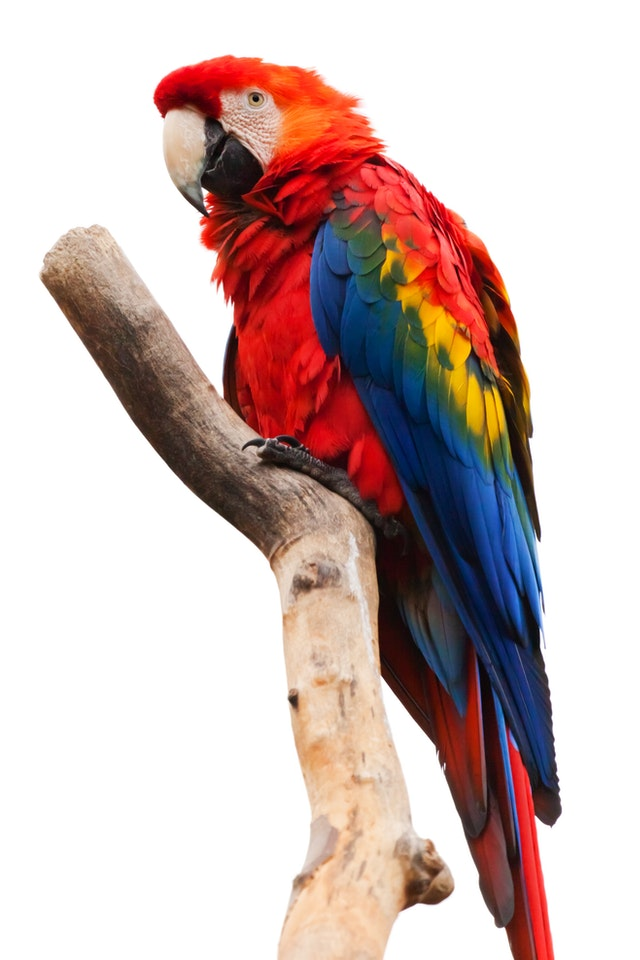
#> input picture 06 - opencv/source/bahan/burung.jpg, 640 x 960 px, given in place of the camera
$ python '10 - colorPicker.py'
#> lines starting #> are read from the running program, lines starting #| are printed output that depends on the picture; after the words box and inside, x2 and y2 are one past the last pixel; in counts of white or black regions, pixels touching at a corner belong together
import cv2
import numpy as np
frameWidth = 320
frameHeight = 240
cap = cv2.VideoCapture(0)
cap.set(2, frameWidth)
cap.set(4, frameHeight)

def ubah_frame(frame, percent=75):
    width = int(frame.shape[1] * percent/ 100)
    height = int(frame.shape[0] * percent/ 100)
    dim = (width, height)
    return cv2.resize(frame, dim, interpolation =cv2.INTER_AREA)

def empty(a):
    pass

cv2.namedWindow("HSV")
cv2.resizeWindow("HSV", 640, 240)
cv2.createTrackbar("HUE Min", "HSV", 0, 179, empty)
#> slider 'HUE Min' is set to 35
cv2.createTrackbar("HUE Max", "HSV", 179, 179, empty)
cv2.createTrackbar("SAT Min", "HSV", 0, 255, empty)
#> slider 'SAT Min' is set to 51
cv2.createTrackbar("SAT Max", "HSV", 255, 255, empty)
cv2.createTrackbar("VALUE Min", "HSV", 0, 255, empty)
#> slider 'VALUE Min' is set to 51
cv2.createTrackbar("VALUE Max", "HSV", 255, 255, empty)

while True:
    success, img = cap.read()
#> img is the input picture: shape (960, 640, 3); mean B, G, R 183.8, 186.5, 206.9
    frame65 = ubah_frame(img, percent=65)
    imgHsv = cv2.cvtColor(frame65, cv2.COLOR_BGR2HSV)
#> imgHsv: shape (624, 416, 3); mean H, S, V 23.5, 59.8, 212.2
    h_min = cv2.getTrackbarPos("HUE Min", "HSV")
    h_max = cv2.getTrackbarPos("HUE Max", "HSV")
    s_min = cv2.getTrackbarPos("SAT Min", "HSV")
    s_max = cv2.getTrackbarPos("SAT Max", "HSV")
    v_min = cv2.getTrackbarPos("VALUE Min", "HSV")
    v_max = cv2.getTrackbarPos("VALUE Max", "HSV")
    print(h_min)
    lower = np.array([h_min, s_min, v_min])
    upper = np.array([h_max, s_max, v_max])
    mask = cv2.inRange(imgHsv, lower, upper)
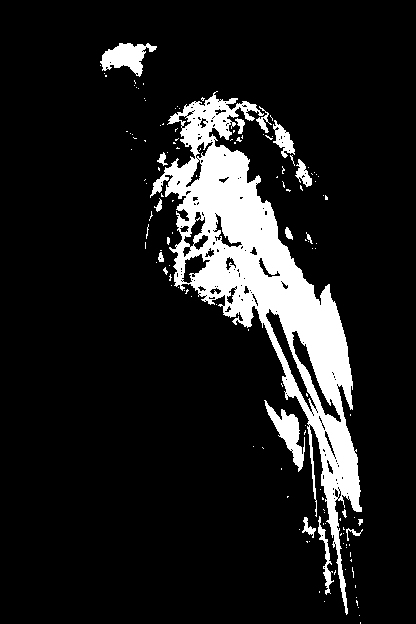
#> mask: shape (624, 416); 11.7% white; 136 white regions (117 under 20 px), largest, box (x1, y1, x2, y2) and area: (150, 91, 362, 615) 26199, (100, 43, 157, 77) 1006, (264, 400, 305, 472) 986
    result = cv2.bitwise_and(frame65, frame65, mask=mask)
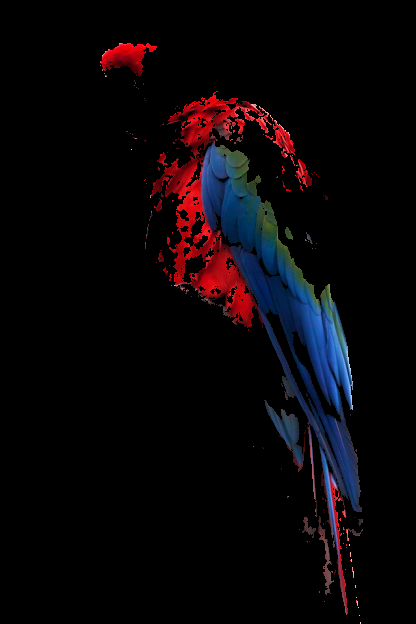
#> result: shape (624, 416, 3); mean B, G, R 8.2, 5.2, 9.3
    mask = cv2.cvtColor(mask, cv2.COLOR_GRAY2BGR)
    hStack = np.hstack([frame65, mask, result])
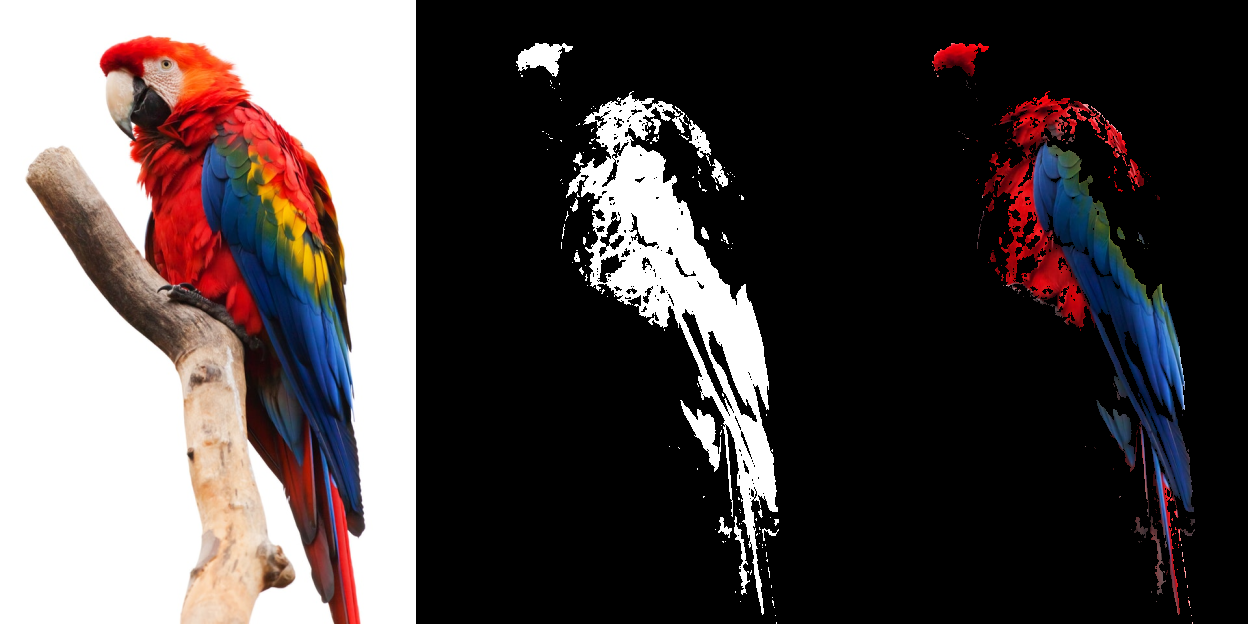
#> hStack: shape (624, 1248, 3); mean B, G, R 73.9, 73.8, 82
    cv2.imshow('Horizontal Stacking', hStack)
    if cv2.waitKey(1) & 0xFF == ord('q'):
#> (key q is pressed here)
        break

cap.release()
cv2.destroyAllWindows()

$ run again, on 06 - opencv/source/bahan/julia.jpg
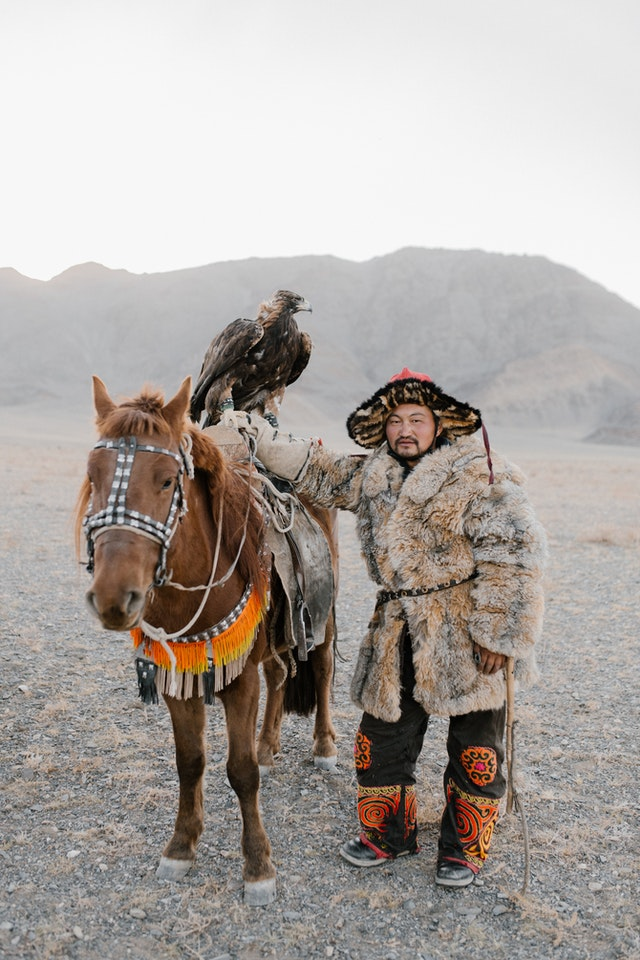
#> input picture 06 - opencv/source/bahan/julia.jpg, 640 x 960 px, given in place of the camera
#> img is the input picture: shape (960, 640, 3); mean B, G, R 161.2, 165.9, 172.6
#> imgHsv: shape (624, 416, 3); mean H, S, V 28.7, 27.9, 173.1
#> `mask = cv2.inRange(imgHsv, lower, upper)`:
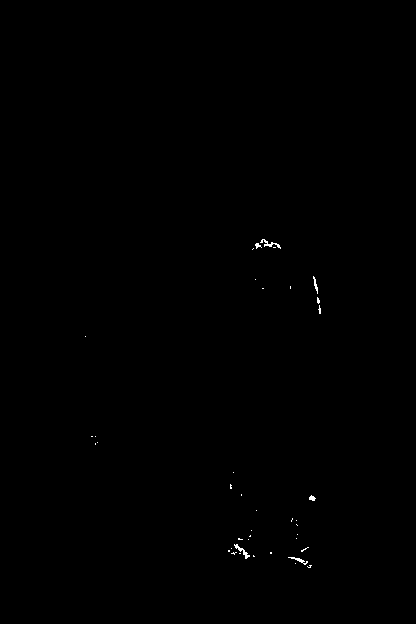
#> mask: shape (624, 416); 0.15% white in thin lines or dots, all inside (x1, y1, x2, y2) = (85, 239, 321, 568)
#> `hStack = np.hstack([frame65, mask, result])`:
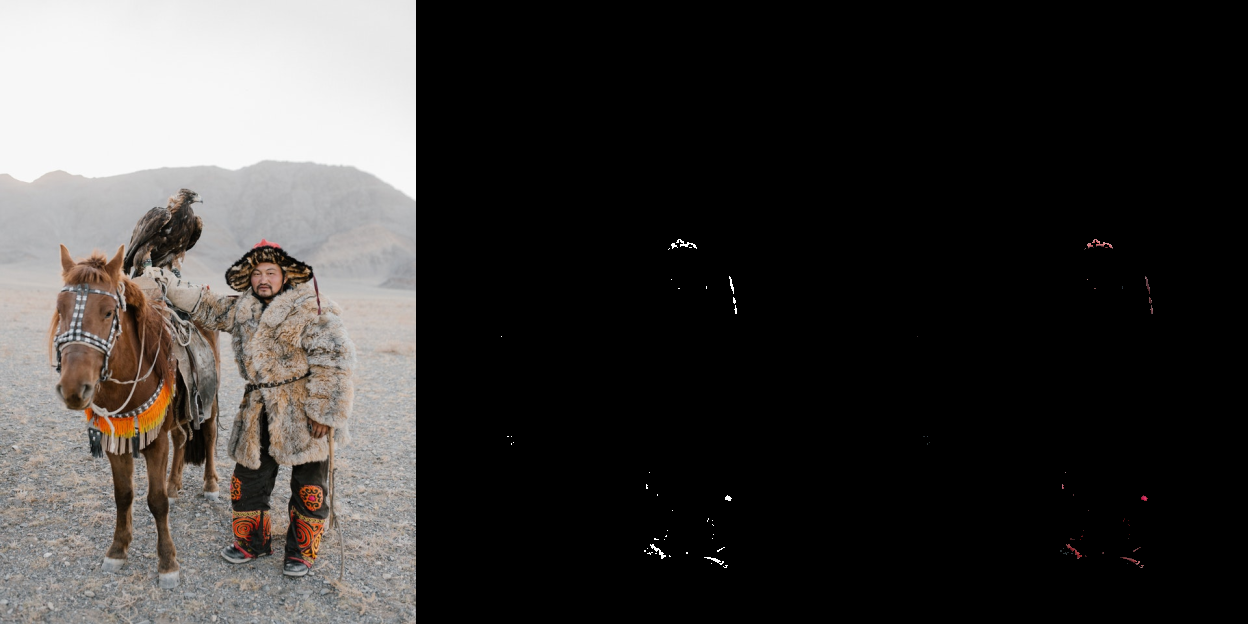
#> hStack: shape (624, 1248, 3); mean B, G, R 53.9, 55.5, 57.7
